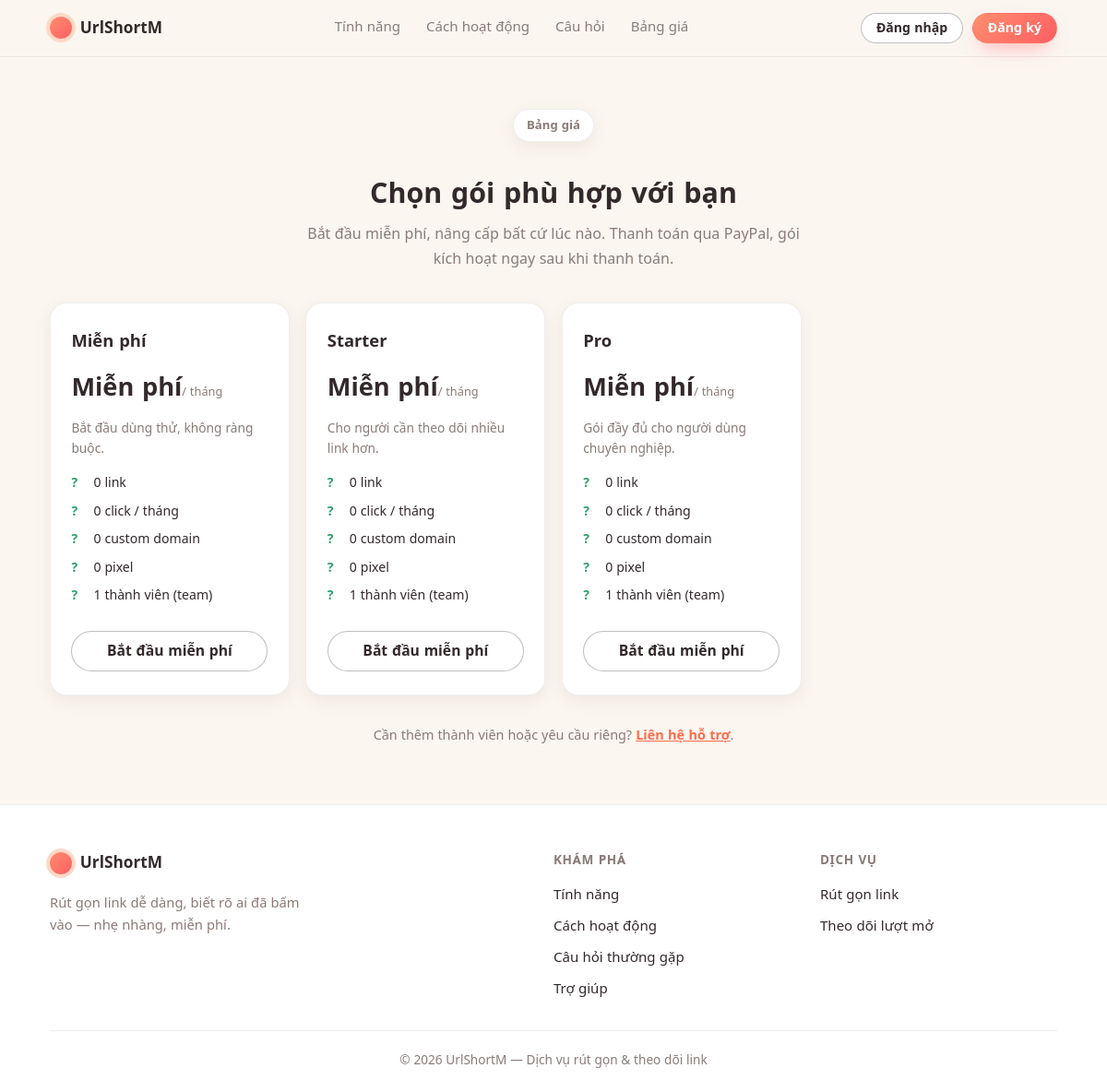
/bang-gia, run on the app's committed database.
### tables this page shows
CREATE TABLE IF NOT EXISTS plans (
    id            BIGINT UNSIGNED NOT NULL AUTO_INCREMENT,
    code          VARCHAR(100)    NOT NULL,
    name          VARCHAR(100)    NOT NULL,
    description   TEXT            NULL,
    price         DECIMAL(12,2)   NOT NULL DEFAULT 0,
    price_monthly DECIMAL(10,2)   NULL,
    price_yearly  DECIMAL(10,2)   NULL,
    currency      VARCHAR(10)     NOT NULL DEFAULT 'VND',
    billing_period ENUM('monthly','yearly','lifetime') NOT NULL DEFAULT 'monthly',
    max_links     INT             NOT NULL DEFAULT 0,
    max_clicks    INT             NOT NULL DEFAULT 0,
    max_custom_domains INT        NOT NULL DEFAULT 0,
    max_pixels    INT             NOT NULL DEFAULT 0,
    max_users     INT             NOT NULL DEFAULT 1,
    has_analytics TINYINT(1)      NOT NULL DEFAULT 0,
    has_qr_code   TINYINT(1)      NOT NULL DEFAULT 0,
    has_password_protection TINYINT(1) NOT NULL DEFAULT 0,
    has_link_expiration TINYINT(1) NOT NULL DEFAULT 0,
    has_utm_builder TINYINT(1)    NOT NULL DEFAULT 0,
    has_api_access TINYINT(1)     NOT NULL DEFAULT 0,
    is_popular    TINYINT(1)      NOT NULL DEFAULT 0,
    features      JSON            NULL,
    is_active     TINYINT(1)      NOT NULL DEFAULT 1,
    sort_order    INT             NOT NULL DEFAULT 0,
    created_at    TIMESTAMP       NOT NULL DEFAULT CURRENT_TIMESTAMP,
    updated_at    TIMESTAMP       NOT NULL DEFAULT CURRENT_TIMESTAMP ON UPDATE CURRENT_TIMESTAMP,
    PRIMARY KEY (id),
    UNIQUE KEY uq_code (code)
);

### app/bootstrap.php (called while the page is built, shortened)
<?php
spl_autoload_register(function (string $class): void {
    $prefix = 'App\\';
    $relative = substr($class, strlen($prefix));
    $path = __DIR__ . '/' . str_replace('\\', '/', $relative) . '.php';
});
require_once __DIR__ . '/helpers.php';
require_once __DIR__ . '/helpers_global.php';
require_once __DIR__ . '/db.php';

### app/Router.php (called while the page is built, shortened)
<?php
final class Router
{
    public function match(string $method, string $path): array
    {
        $path = rtrim($path, '/');
        if ($method === self::METHOD_GET && $path === '/bang-gia') {
            return ['handler' => 'pricing', 'params' => []];
        }
        return ['handler' => 'notfound', 'params' => []];
    }
}

### app/Repository/PackageRepository.php (called while the page is built, shortened)
<?php
final class PackageRepository
{
    public function findAll(?string $search = null, int $limit = 20, int $offset = 0): array
    {
        [$where, $params] = $this->whereSearch($search);
        $stmt = $this->pdo->prepare(
            'SELECT * FROM plans' . $where . ' ORDER BY sort_order, id LIMIT ' . max(1, $limit) . ' OFFSET ' . max(0, $offset)
        );
        $stmt->execute($params);
        return $stmt->fetchAll();
    }
    private function whereSearch(?string $search): array
    {
        return ['', []];
    }
}

### app/helpers.php (called while the page is built, shortened)
<?php
final class Config
{
    private static array $config = [];
    public static function load(array $config): void
    {
        self::$config = $config;
    }
    public static function get(string $path, mixed $default = null): mixed
    {
        $value = self::$config;
        foreach (explode('.', $path) as $segment) {
            $value = $value[$segment];
        }
        return $value;
    }
}
function escape(?string $value): string
{
    return htmlspecialchars((string) $value, ENT_QUOTES, 'UTF-8');
}
function base_url(): string
{
    $scheme = (!empty($_SERVER['HTTPS']) && $_SERVER['HTTPS'] !== 'off') ? 'https' : 'http';
    $host   = $_SERVER['HTTP_HOST'] ?? 'localhost';
    $base   = str_replace('\\', '/', dirname($_SERVER['SCRIPT_NAME'] ?? '/'));
    return rtrim($scheme . '://' . $host . $base, '/');
}
function url_for(string $path = ''): string
{
    return base_url() . '/' . ltrim($path, '/');
}
function render(string $template, array $data = []): string
{
    $appDir = __DIR__;
    $file   = $appDir . '/View/' . $template . '.php';
    extract($data, EXTR_SKIP);
    include $file;
    return (string) ob_get_clean();
}
function current_user(): ?array
{
    $id = $_SESSION['user_id'] ?? null;
    if (!$id) {
        return null;
    }
}
function site_seo_lang(): string
{
    $lang = (string) Container::getInstance()->siteSettingsService()->get('seo_hreflang', '');
    return $lang !== '' ? $lang : 'vi';
}

### app/Container.php (called while the page is built, shortened)
<?php
final class Container
{
    private static ?Container $instance = null;
    private array $services = [];
    public static function getInstance(): self
    {
        if (self::$instance === null) {
            self::$instance = new self();
        }
        return self::$instance;
    }
    public function urlRepository(): UrlRepository
    {
        return $this->services[UrlRepository::class] ??= new UrlRepository(Database::default());
    }
    public function rateLimitRepository(): RateLimitRepository
    {
        return $this->services[RateLimitRepository::class] ??= new RateLimitRepository(Database::default());
    }
    public function shortUrlService(): ShortUrlService
    {
        return $this->services[ShortUrlService::class] ??= new ShortUrlService(
            $this->urlRepository(),
            new UrlNormalizer(),
            new SlugGenerator(),
            new RateLimiter($this->rateLimitRepository()),
            $this->userPlanService()
        );
    }
    public function homeController(): HomeController
    {
        return $this->services[HomeController::class] ??= new HomeController(
            $this->shortUrlService(),
            $this->packageRepository(),
            new Csrf()
        );
    }
    public function packageRepository(): PackageRepository
    {
        return $this->services[PackageRepository::class] ??= new PackageRepository(Database::default());
    }
    public function settingRepository(): SettingRepository
    {
        return $this->services[SettingRepository::class] ??= new SettingRepository(Database::default());
    }
    public function siteSettingsService(): SiteSettingsService
    {
        return $this->services[SiteSettingsService::class] ??= new SiteSettingsService($this->settingRepository());
    }
    public function userPlanService(): UserPlanService
    {
        return $this->services[UserPlanService::class] ??= new UserPlanService(Database::default());
    }
}

### app/db.php (called while the page is built, shortened)
<?php
final class Database
{
    private static ?PDO $pdo = null;
    public static function connect(array $config): PDO
    {
        $dsn = sprintf(
            'mysql:host=%s;port=%s;dbname=%s;charset=%s',
            $config['host'],
            $config['port'],
            $config['name'],
            $config['charset']
        );
        return new PDO($dsn, $config['user'], $config['pass'], [
            PDO::ATTR_ERRMODE            => PDO::ERRMODE_EXCEPTION,
            PDO::ATTR_DEFAULT_FETCH_MODE => PDO::FETCH_ASSOC,
            PDO::ATTR_EMULATE_PREPARES   => false,
        ]);
    }
    public static function default(): PDO
    {
        if (self::$pdo === null) {
            self::$pdo = self::connect(Config::get('db'));
        }
        return self::$pdo;
    }
}

### app/Repository/SettingRepository.php (called while the page is built, shortened)
<?php
final class SettingRepository
{
    public function get(string $key): ?string
    {
        $stmt = $this->pdo->prepare('SELECT svalue FROM settings WHERE skey = ?');
        $stmt->execute([$key]);
        $value = $stmt->fetchColumn();
        return $value === false ? null : (string) $value;
    }
}

### app/Service/SiteSettingsService.php (called while the page is built, shortened)
<?php
final class SiteSettingsService
{
    public function get(string $key, mixed $default = null): mixed
    {
        $value = $this->settings->get($key);
        return $value === null ? $default : $value;
    }
}

### app/helpers_global.php (called while the page is built, shortened)
<?php
    if (!function_exists('url_for')) {
        function url_for(string $path = ''): string
        {
            return \App\url_for($path);
        }
    }

### app/View/pricing.php (the view, shortened to what this page needs)
<?php
$periodLabel = static fn (string $p): string => match ($p) {
    'yearly' => 'năm', 'lifetime' => 'trọn đời', default => 'tháng',
};
$limitLabel = static fn (int $v): string => $v < 0 ? 'Không giới hạn' : number_format($v);
$priceLabel = static fn (float $price, string $currency): string => $price <= 0 ? 'Miễn phí' : number_format($price, $currency === 'VND' ? 0 : 2, ',', '.') . '₫';
$features = static function (array $p) use ($limitLabel): array {
    $list = [];
    $list[] = $limitLabel((int) $p['max_links']) . ' link';
    $list[] = $limitLabel((int) $p['max_clicks']) . ' click / tháng';
    $list[] = $limitLabel((int) $p['max_custom_domains']) . ' custom domain';
    $list[] = $limitLabel((int) $p['max_pixels']) . ' pixel';
    $list[] = (int) $p['max_users'] . ' thành viên (team)';
    $flags = [
        'has_analytics' => 'Thống kê chi tiết',
        'has_qr_code' => 'QR Code',
        'has_password_protection' => 'Mật khẩu cho link',
        'has_link_expiration' => 'Thời hạn link',
        'has_utm_builder' => 'UTM Builder',
        'has_api_access' => 'Truy cập API',
    ];
    foreach ($flags as $key => $label) {
        $list[] = ($p[$key] ?? 0) ? $label : '';
    }
    return array_values(array_filter($list));
};
echo \App\render('header', ['title' => $title]);
?>
<section class="pricing section">
    <div class="container">
        <span class="pill">Bảng giá</span>
        <h1 class="pricing-title">Chọn gói phù hợp với bạn</h1>
        <p class="pricing-sub">Bắt đầu miễn phí, nâng cấp bất cứ lúc nào. Thanh toán qua PayPal, gói kích hoạt ngay sau khi thanh toán.</p>
        <div class="pricing-grid">
            <?php foreach ($plans as $p): if ((int) $p['is_active'] !== 1) continue; ?>
                <article class="pricing-card<?= $p['is_popular'] ? ' is-popular' : '' ?>">
                    <h2 class="pricing-card-name"><?= \App\escape($p['name']) ?></h2>
                    <p class="pricing-card-price"><?= \App\escape($priceLabel((float) $p['price'], (string) $p['currency'])) ?><small>/ <?= \App\escape($periodLabel((string) $p['billing_period'])) ?></small></p>
                    <p class="pricing-card-desc"><?= \App\escape((string) ($p['description'] ?? '')) ?></p>
                    <ul class="pricing-card-features">
                        <?php foreach ($features($p) as $f): ?>
                            <li><?= \App\escape($f) ?></li>
                        <?php endforeach; ?>
                    </ul>
                    <?php if ((float) $p['price'] <= 0): ?>
                        <a class="btn btn-ghost btn-block" href="<?= \App\url_for('dang-ky') ?>">Bắt đầu miễn phí</a>
                    <?php else: ?>
                        <a class="btn <?= $p['is_popular'] ? 'btn-primary' : 'btn-soft' ?> btn-block" href="<?= \App\url_for('thanh-toan') . '?plan=' . (int) $p['id'] ?>">Mua ngay</a>
                    <?php endif; ?>
                </article>
            <?php endforeach; ?>
        </div>
        <p class="pricing-note">Cần thêm thành viên hoặc yêu cầu riêng? <a href="<?= \App\url_for('tro-giup') ?>">Liên hệ hỗ trợ</a>.</p>
    </div>
</section>
<?php echo \App\render('footer'); ?>

### index.php (shortened to what this page needs)
<?php
require __DIR__ . '/app/bootstrap.php';
$method = $_SERVER['REQUEST_METHOD'] ?? 'GET';
$path = (string) parse_url($_SERVER['REQUEST_URI'] ?? '/', PHP_URL_PATH);
$match = (new App\Router())->match($method, $path);
$container = App\Container::getInstance();
switch ($match['handler']) {
    case 'pricing':
        $container->homeController()->pricing();
        break;
}

### app/Controller/HomeController.php (shortened to what this page needs)
<?php
final class HomeController
{
    public function pricing(): never
    {
        echo \App\render('pricing', [
            'title' => 'Bảng giá — UrlShortM',
            'plans' => $this->packages->findAll(),
        ]);
        exit;
    }
}

### app/View/header.php (shortened to what this page needs)
?><!DOCTYPE html>
<html lang="<?= \App\escape(\App\site_seo_lang()) ?>">
<head>
    <link rel="stylesheet" href="<?= url_for('assets/css/style.css') ?>">
</head>
<body>
<header class="site-header">
    <div class="container nav">
        <a class="brand" href="<?= url_for('/') ?>">
            <span class="brand-mark" aria-hidden="true"></span>
            UrlShortM
        </a>
        <nav class="nav-links" aria-label="Điều hướng chính">
            <a href="<?= url_for('tinh-nang') ?>">Tính năng</a>
            <a href="<?= url_for('') ?>#cach-hoat-dong">Cách hoạt động</a>
            <a href="<?= url_for('') ?>#cau-hoi">Câu hỏi</a>
            <a href="<?= url_for('bang-gia') ?>">Bảng giá</a>
        </nav>
        <?php $user = \App\current_user(); ?>
        <div class="nav-auth">
            <?php if ($user !== null): ?>
                <a class="nav-user" href="<?= url_for('dashboard') ?>" title="Mở bảng điều khiển">
                    Xin chào, <strong><?= escape($user['display_name'] ?: $user['email']) ?></strong>
                </a>
                <form class="logout-form" method="post" action="<?= url_for('dang-xuat') ?>">
                    <?= csrf_field() ?>
                    <button type="submit" class="btn btn-ghost btn-sm">Thoát</button>
                </form>
            <?php else: ?>
                <a class="btn btn-ghost btn-sm" href="<?= url_for('dang-nhap') ?>">Đăng nhập</a>
                <a class="btn btn-primary btn-sm" href="<?= url_for('dang-ky') ?>">Đăng ký</a>
            <?php endif; ?>
        </div>
    </div>
</header>
<main class="site-main">

### app/View/footer.php (shortened to what this page needs)
</main>
<footer class="site-footer">
    <div class="container">
        <div class="footer-top">
            <div>
                <span class="brand">
                    <span class="brand-mark" aria-hidden="true"></span>
                    UrlShortM
                </span>
                <p class="footer-note">Rút gọn link dễ dàng, biết rõ ai đã bấm vào — nhẹ nhàng, miễn phí.</p>
            </div>
            <div class="footer-col">
                <h4>Khám phá</h4>
                <ul>
                    <li><a href="#tinh-nang">Tính năng</a></li>
                    <li><a href="#cach-hoat-dong">Cách hoạt động</a></li>
                    <li><a href="#cau-hoi">Câu hỏi thường gặp</a></li>
                    <li><a href="<?= url_for('tro-giup') ?>">Trợ giúp</a></li>
                </ul>
            </div>
            <div class="footer-col">
                <h4>Dịch vụ</h4>
                <ul>
                    <li><a href="#cong-cu">Rút gọn link</a></li>
                    <li><a href="#theo-doi">Theo dõi lượt mở</a></li>
                </ul>
            </div>
        </div>
        <div class="footer-bar">
            <span>&copy; <?= date('Y') ?> UrlShortM — Dịch vụ rút gọn &amp; theo dõi link</span>
        </div>
    </div>
</footer>
</body>
</html>

### data on the page
plans: name "Miễn phí", price+currency "Miễn phí", billing_period "tháng", description "Bắt đầu dùng thử, không ràng buộc.", f "0 link", f "0 click / tháng", f "0 custom domain", f "0 pixel", f "1 thành viên (team)"
plans: name "Starter", price+currency "Miễn phí", billing_period "tháng", description "Cho người cần theo dõi nhiều link hơn.", f "0 link", f "0 click / tháng", f "0 custom domain", f "0 pixel", f "1 thành viên (team)"
plans: name "Pro", price+currency "Miễn phí", billing_period "tháng", description "Gói đầy đủ cho người dùng chuyên nghiệp.", f "0 link", f "0 click / tháng", f "0 custom domain", f "0 pixel", f "1 thành viên (team)"
